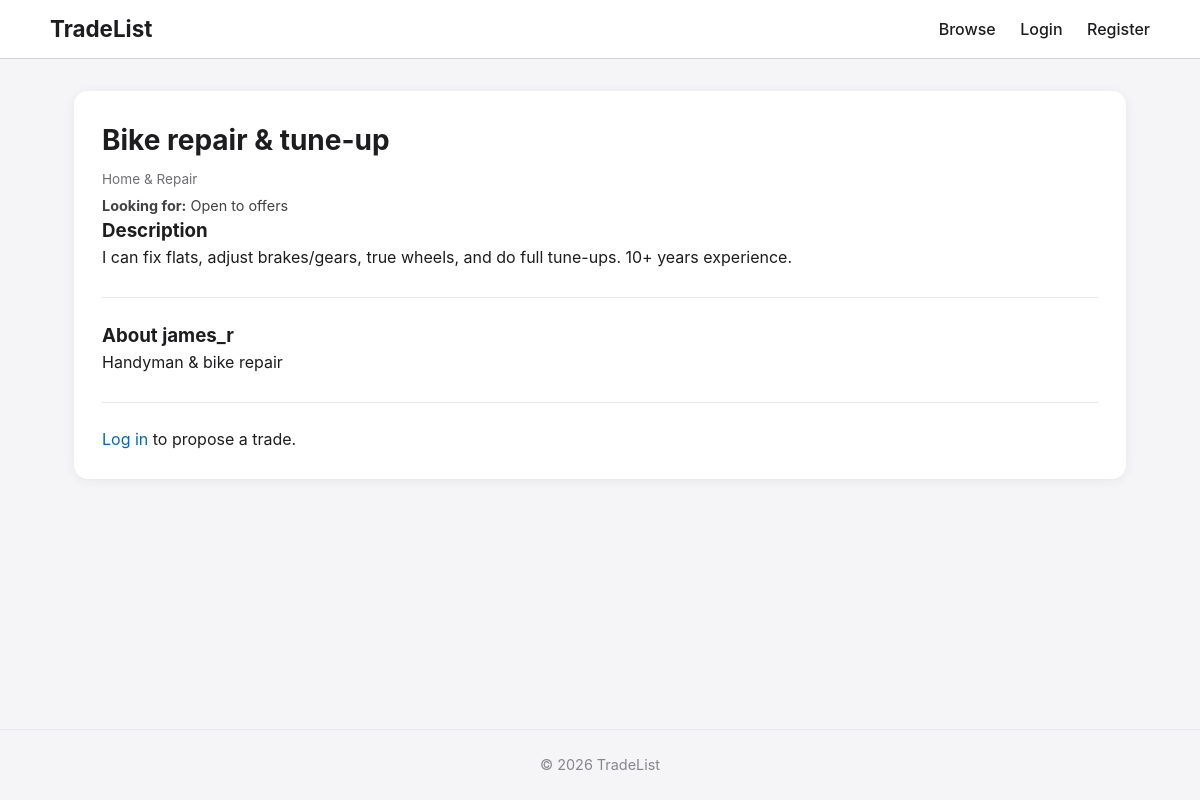
/listing/2, run on the app's committed database.
### tables this page shows
CREATE TABLE listings (
            id INTEGER PRIMARY KEY AUTOINCREMENT,
            user_id INTEGER NOT NULL,
            title TEXT NOT NULL,
            description TEXT NOT NULL,
            listing_type TEXT NOT NULL,  -- 'service_for_goods' or 'goods_for_service'
            category TEXT,
            location TEXT,
            what_i_offer TEXT,
            what_i_want TEXT,
            status TEXT DEFAULT 'open',
            created_at TIMESTAMP DEFAULT CURRENT_TIMESTAMP,
            FOREIGN KEY (user_id) REFERENCES users (id)
        );

CREATE TABLE users (
            id INTEGER PRIMARY KEY AUTOINCREMENT,
            username TEXT UNIQUE NOT NULL,
            email TEXT UNIQUE NOT NULL,
            password_hash TEXT NOT NULL,
            location TEXT,
            bio TEXT,
            created_at TIMESTAMP DEFAULT CURRENT_TIMESTAMP
        );

### app.py (the view)
@app.route("/listing/<int:listing_id>")
def listing(listing_id):
    db = get_db()
    listing = db.execute("""
        SELECT listings.*, users.username, users.bio
        FROM listings
        JOIN users ON listings.user_id = users.id
        WHERE listings.id = ?
    """, (listing_id,)).fetchone()
    if listing is None:
        flash("Listing not found.", "error")
        return redirect(url_for("browse"))
    return render_template("listing.html", listing=listing)

### app.py (called while the page is built)
def get_db():
    db = getattr(g, "_database", None)
    if db is None:
        db = g._database = sqlite3.connect(DATABASE)
        db.row_factory = sqlite3.Row
    return db

@app.teardown_appcontext
def close_connection(exception):
    db = getattr(g, "_database", None)
    if db is not None:
        db.close()

@app.before_request
def load_logged_in_user():
    user_id = session.get("user_id")
    if user_id is None:
        g.user = None
    else:
        try:
            db = get_db()
            g.user = db.execute("SELECT * FROM users WHERE id = ?", (user_id,)).fetchone()
        except:
            g.user = None

### templates/listing.html (shortened to what this page needs)
{% extends "base.html" %}
{% block content %}
<article class="listing-detail">
    <div class="listing-body">
        <h1>{{ listing.title }}</h1>
        <p class="category">{{ listing.category }}</p>
        <p class="looking-for"><strong>Looking for:</strong> {{ listing.looking_for or 'Open to offers' }}</p>
        <h3>Description</h3>
        <p>{{ listing.description }}</p>
        {% if listing.bio %}
        <div class="owner-bio">
            <h3>About {{ listing.username }}</h3>
            <p>{{ listing.bio }}</p>
        </div>
        {% endif %}
        {% if g.user and g.user.id != listing.user_id %}
        <div class="propose-box">
            <h3>Propose a trade</h3>
            <form method="post" action="#">
                <textarea name="message" rows="4" placeholder="Write your trade proposal..."></textarea>
                <button type="submit" class="btn btn-primary">Send Proposal</button>
            </form>
        </div>
        {% elif not g.user %}
        <div class="propose-box">
            <p><a href="{{ url_for('login') }}">Log in</a> to propose a trade.</p>
        </div>
        {% endif %}
    </div>
</article>
{% endblock %}

### static/css/style.css (style rules this page uses)
* { margin: 0; padding: 0; box-sizing: border-box; }
body { font-family: -apple-system, BlinkMacSystemFont, "Segoe UI", Roboto, Helvetica, Arial, sans-serif; background-color: #f5f5f7; color: #1d1d1f; line-height: 1.5; min-height: 100vh; display: flex; flex-direction: column; }
a { color: #0066cc; text-decoration: none; }
.listing-detail { background: #fff; border-radius: 14px; overflow: hidden; box-shadow: 0 2px 12px rgba(0,0,0,0.06); }
.listing-body { padding: 1.75rem; }
.listing-body h1 { font-size: 1.75rem; margin-bottom: 0.5rem; }
.owner-bio, .propose-box { margin-top: 1.75rem; padding-top: 1.5rem; border-top: 1px solid #e8e8ed; }
.category { font-size: 0.85rem; color: #6e6e73; text-transform: capitalize; }
.looking-for { font-size: 0.9rem; margin-top: 0.4rem; color: #424245; }

### data on the page
listings: title "Bike repair & tune-up", category "Home & Repair", description "I can fix flats, adjust brakes/gears, true wheels, and do full tune-ups. 10+ years experience."
users: username "james_r", bio "Handyman & bike repair"

### other printed values
{{ listing.looking_for or 'Open to offers' }} "Open to offers"
